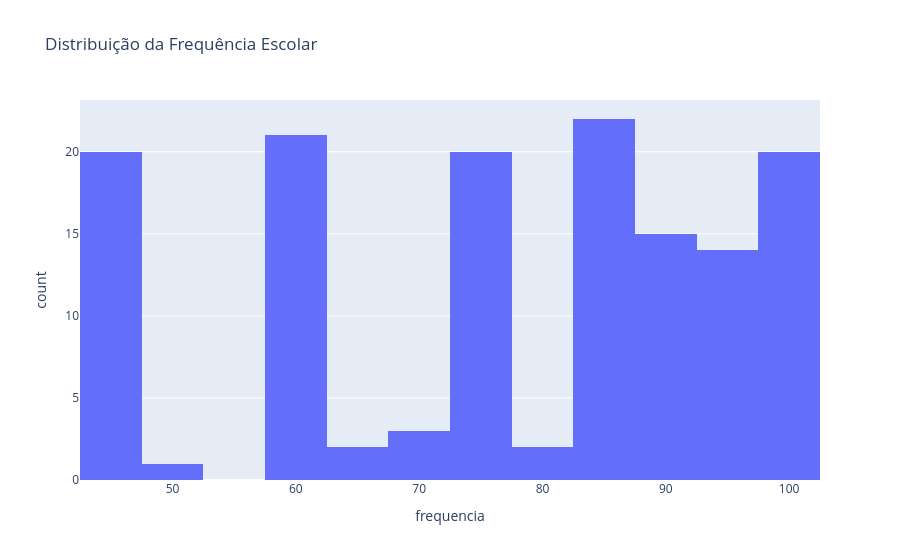

Notebook code cell kept with this figure:
### Code cell
fig = px.histogram(
    df,
    x="frequencia",
    nbins=20,
    title="Distribuição da Frequência Escolar"
)
fig.show()

### Figure 1 — Plotly figure (JSON) as saved in the notebook; plotly's stock layout.template omitted (floating-point values rounded to 4 significant figures; data arrays with more than 128 entries replaced by an {"elided": "..."} marker saying what was removed)
{"data": [{"bingroup": "x", "hovertemplate": "frequencia=%{x}<br>count=%{y}<extra></extra>", "legendgroup": "", "marker": {"color": "#636efa", "pattern": {"shape": ""}}, "name": "", "nbinsx": 20, "orientation": "v", "showlegend": false, "type": "histogram", "x": {"elided": "140 float values"}, "xaxis": "x", "yaxis": "y"}], "layout": {"barmode": "relative", "legend": {"tracegroupgap": 0}, "title": {"text": "Distribuição da Frequência Escolar"}, "xaxis": {"anchor": "y", "domain": [0, 1], "title": {"text": "frequencia"}}, "yaxis": {"anchor": "x", "domain": [0, 1], "title": {"text": "count"}}}}
